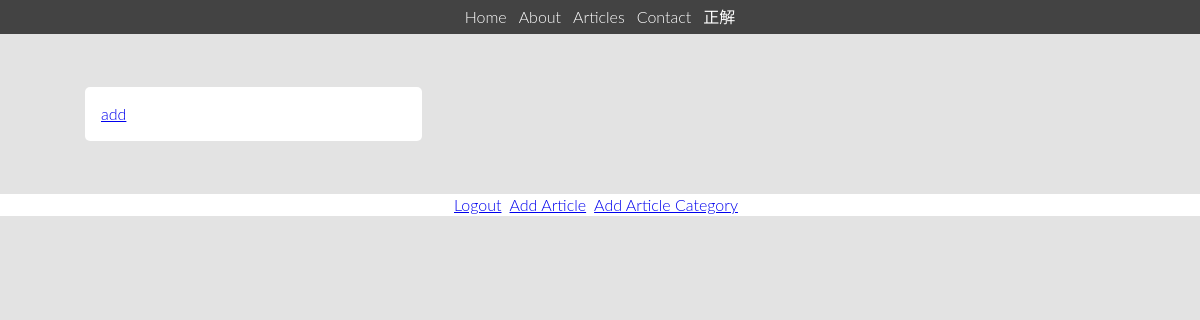
/root/index.php?controller=ArticleController&action=onGetArticlesByCategory&c=1 (signed in), run on an earlier commit of the app's database.
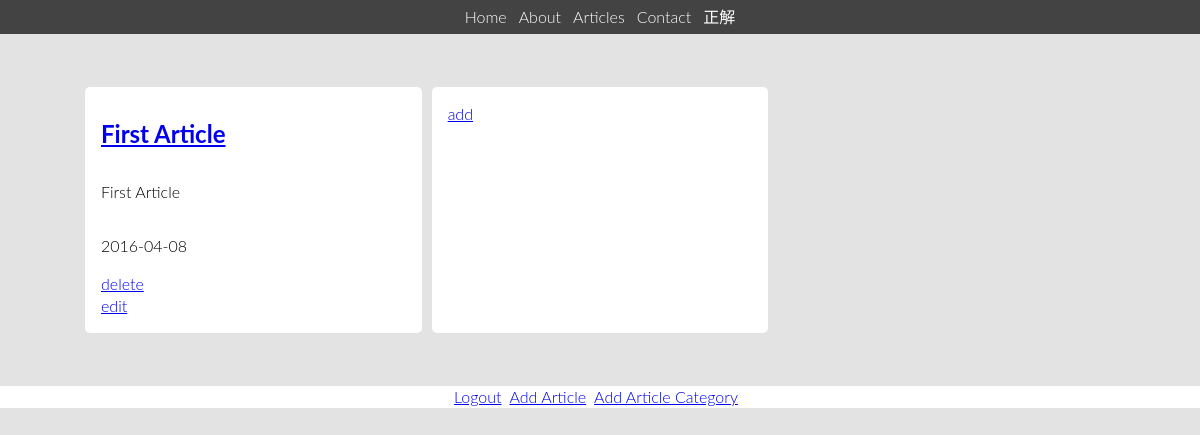
And on a later commit of the database.
### tables this page shows
CREATE TABLE Articles (
 `articleId` smallint(5) unsigned NOT NULL AUTO_INCREMENT,
 `publicationDate` date DEFAULT NULL,
 `title` varchar(255) NOT NULL,
 `summary` text NOT NULL,
 `content` mediumtext NOT NULL,
 `category` int(5) DEFAULT NULL,
 PRIMARY KEY (`articleId`),
 KEY `category` (`category`),
 CONSTRAINT `fk_constraint_categoryId` FOREIGN KEY (`category`) REFERENCES `ArticleCategory` (`id`) ON DELETE SET NULL ON UPDATE CASCADE
);

### include/core/View.php (called while the page is built, shortened)
<?php
class View{
  public function __construct($model, $path){
    $this->model = $model;
    include(TEMPLATE_DIR . "/frontend/header.php");
    include(CLASS_DIR . "/view/" . $path);
    include(TEMPLATE_DIR . "/frontend/footer.php");
  }
}?>

### include/controller/ArticleController.php (called while the page is built, shortened)
<?php
class ArticleController extends Controller{
  public function onGetArticlesByCategory(){
    $service = new ArticleService();
    $this->model['articles'] = $service->getArticlesByCategory($_GET['c']);
    return new View($this->model, "articles.php");
  }
}?>

### include/core/FrontController.php (called while the page is built, shortened)
<?php
require_once CLASS_DIR . "/controller/ArticleController.php";
require_once CLASS_DIR . "/core/View.php";
class FrontController{
  public function __construct($controllerName, $actionName){
    $this->controller = new $controllerName();
    $this->controller->$actionName();
  }
}?>

### root/index.php (called while the page is built, shortened)
<?php
require_once "../include/config.php";
require_once CORE_DIR . "/FrontController.php";
if(isset($_GET['controller'])){
  if(isset($_GET['action']))
    $frontController = new FrontController($_GET['controller'], $_GET['action']);
}else if(isset($_GET['route'])){
  $view = new View(null, $_GET['route'] . ".php");
}else{
  $view = new View(null, "home.php");
}?>

### include/utils/database/DAO.php (called while the page is built, shortened)
<?php
require_once CLASS_DIR . '/utils/database/QueryFactories.php';
class DAO{
  private $queryMap;
  public function __construct(){
    $this->queryMap = QueryListFactory::create(RESOURCE_DIR . "/SQL/queries.xml");
  }
  public function select($queryName, $args){
    $link = DBConnection::createConnection("Website");
    $query = (string)QueryFactory::create($this->queryMap->get($queryName), $args)->getQuery();
    $result = mysqli_query($link, $query) or die(mysql_error());
    return $result;
  }
}
?>

### include/utils/database/QueryFactories.php (called while the page is built)
<?php
require_once 'SQLQuery.php';
require_once CLASS_DIR . '/utils/data_structures/Map.php';
class QueryFactory{
  public static function create($baseQuery, $args){
    $query = new SQLQuery();
    $finishedQuery = "";
    $queryLen = strlen($baseQuery);
    $argNum = 0;
    for($i = 0; $i < $queryLen; $i++){
      if($baseQuery[$i] == "?"){
        $finishedQuery .= $args[$argNum++];
    }
    else
      $finishedQuery .= $baseQuery[$i];
    }
  $query->setQuery($finishedQuery);
  return $query;
  }
}
class QueryListFactory{
  public static function create($xmlPath){
    $map = new Map();
    $myQueries = simplexml_load_file($xmlPath) or die("could not load");
    $numOfQueries = count($myQueries);
    for($i = 0; $i < $numOfQueries; $i++){
      $map->insert((string)$myQueries->query[$i]->name, (string)$myQueries->query[$i]->value);
    }
    return $map;
  }
}
?>

### include/utils/data_structures/Map.php (called while the page is built, shortened)
<?php
class Map{
  private $map;
  public function get($key){
    if(!$this->exists($key))
      echo "Cannot get key: " . $key . " because it does not exist in map!";
    else
      return $this->map[$key];
  }
  public function insert($key, $value){
    if($this->exists($key))
      echo "Cannot add key: " . $key . " => " . $value . " because it already is in map!";
    else{
      $this->map[$key] = $value;
    }
  }
  private function exists($key){
    if(isset($this->map[$key]))
      return true;
    else
      return false;
  }
}
?>

### include/utils/database/SQLQuery.php (called while the page is built)
<?php
require_once 'QueryFactories.php';
class SQLQuery{
  private $query = "";
  public function getQuery(){
    return $this->query;
  }
  public function setQuery($query){
    $this->query = $query;
  }
}
?>

### include/config.php (called while the page is built, shortened)
<?php
function logMessage($file, $message){
  $date = date_create();
}
function formatHtml($html, $indent_val){
  $fhtml = "";
  $lines = explode("\n",$html);
  for($i = 0; $i < sizeof($lines); $i++){
    for($j = 0; $j < $indent_val; $j++){
      $lines[$i] = " " . $lines[$i];
    }
    $fhtml .= $lines[$i] . "\n";
  }
  return $fhtml;
}
?>

### include/model/ArticleService.php (called while the page is built, shortened)
<?php
require_once(CLASS_DIR . "/utils/database/DAO.php");
class ArticleService{
  private $dao;
  public function __construct(){
    $this->dao = new DAO();
  }
  public function getArticlesByCategory($category){
    $args[0] = $category;
    return $this->dao->select("selectArticleByCategoryQuery", $args);
  }
}?>

### include/view/articles.php (the view)
<?php
$html = "  <div class='container grid grid-1-3'>\n";
if(mysqli_num_rows($this->model['articles'])){
  while($row = mysqli_fetch_row($this->model['articles'])){
    $html .= "    <div class='grid_cell'>\n";
    $html .= "      <div class='grid_cell--content'>\n";
    foreach($row as $key=>$value){
      if($key === 1)
        $html .= "      <a href='index.php?controller=ArticleController&action=onGetArticle&id=" . $row[0] . "'><h1>" . htmlspecialchars_decode($value) . " </h1></a>\n";
      else if($key === 2  || $key === 4)
        $html .= "      <p>" . htmlspecialchars_decode($value) . "</p>\n";
    }
    if($role == 'admin'){
      $html .= "        <a href='index.php?controller=ArticleController&action=onDelete&id=" . $row[0] . "'>delete</a>\n";
      $html .= "        <a href='index.php?controller=ArticleFormController&action=onLoad&id=" . $row[0] . "'>edit</a>\n";
    }
    $html .= "    </div>\n";
    $html .= "  </div>\n";
  }
}
if($role == 'admin'){
  $html .= "    <div class='grid_cell'>\n";
  $html .= "      <div class='grid_cell--content'>\n";
  $html .= "        <a href='index.php?controller=ArticleFormController&action=onLoad&c=". $_GET['c'] . "'>add</a>";
  $html .= "      </div>";
  $html .= "    </div>";
}
$html .= "</div>";
echo formatHtml($html, 4);?>

### include/templates/frontend/header.php (shortened to what this page needs)
<?php
if(isset($_SESSION['logged_in'])){
  if(isset($_SESSION['username'])){
    $args[0] = $_SESSION['username'];
    $dao = new DAO();
    $row = mysqli_fetch_row($dao->select("selectRoleQuery", $args));
    if(!$row){
       $_SET['controller'] = "ErrorController";
       $_SET['action'] = "onUnexpected";
      logMessage("/error.log", "Loogged in with username but no role!");
    }else{
      $role = $row[0];
    }
  }
  else{
    logMessage("/error.log", "Logged in but no username!");
    $_SET['controller'] = "LoginController";
    $_SET['action'] = "onLogout";
  }
}?>
<!DOCTYPE html>
<html lang="en">
  <head>
    <link rel="stylesheet" type="text/css" href="css/main.css">
  </head>
  <body>
    <header>
      <nav class="flex-container">
        <ul class="main-nav">
          <li class="main-nav__item"><a href="index.php">Home</a></li>
          <li class="main-nav__item"><a href="index.php?route=about">About</a></li>
          <li class="main-nav__item"><a href="index.php?controller=ArticleCategoryController&action=onGetCategories">Articles</a></li>
          <li class="main-nav__item"><a href="index.php?route=contact">Contact</a></li>
          <li class="main-nav__item"><a href="index.php?route=test">正解</a></li>
        </ul>
      </nav>
    </header>
    <section class="main">

### include/templates/frontend/footer.php
    </section>
    <footer class="primary-footer">
      <ul class="acc-nav">
<?php if(!isset($_SESSION['logged_in'])):?>
        <li><a href="index.php?route=login">Login</a></li>
        <li><a href="index.php?route=registration">Register</a></li>
<?php else: ?>
        <li><a href="index.php?controller=LoginController&action=onLogout">Logout</a></li>
<?php if(isset($role) && $role==="admin"): ?>
        <li><a href="index.php?controller=ArticleFormController&action=onLoad">Add Article</a></li>
        <li><a href="index.php?route=admin/article-category-form">Add Article Category</a></li>
<?php endif;?>
<?php endif;?>
      </ul>
    </footer>
  </body>
</html>

### root/css/main.css (style rules this page uses)
body { font: 300 16px/22px "Lato", "Open Sans", "Helvetica Neue", Helvetica, Arial, sans-serif; background-color: #E3E3E3; margin: 0; }
body ul { margin: 0; -webkit-padding-start: 0px !important; }
.grid { display: flex; flex-wrap: wrap; }
.grid_cell { display: flex; flex-wrap: wrap; width: 100%; }
.grid_cell--content { background-color: #fff; border-radius: 5px; display: flex; flex-direction: column; padding: 1em; margin: 5px; width: 100%; }
.grid_cell--content p { flex: 1 0 auto; }
.grid-1-3 .grid_cell { width: 33.33%; }
.container { margin: 16px 64px; padding: 2em 1em; }
.flex-container { align-items: flex-start; display: flex; flex-flow: column nowrap; justify-content: flex-start; }
.main { margin-top: 50px; }
.main-nav, .acc-nav { display: flex; flex-flow: row wrap; justify-content: center; align-self: flex-end; list-style: none; }
.main-nav { width: 100%; background: #434343; position: fixed; overflow: hidden; top: 0px; }
.main-nav a { text-decoration: none; display: block; padding: 6px; color: white; }
.acc-nav a { padding-right: 8px; }
.primary-footer { background: white; }

What changed in the data, as far as the page shows it:
added articles: title "First Article", summary "First Article", publicationDate "2016-04-08"
